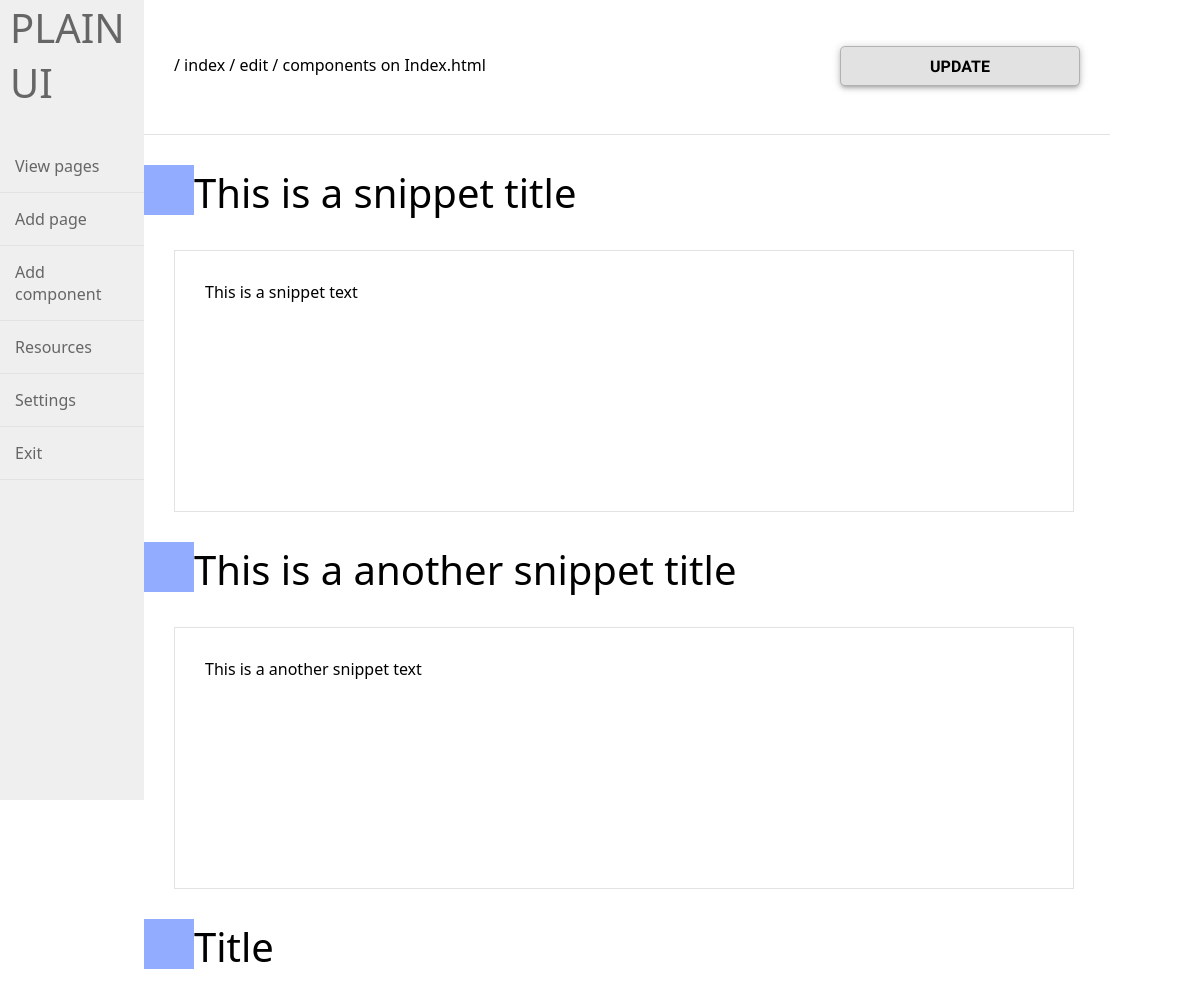
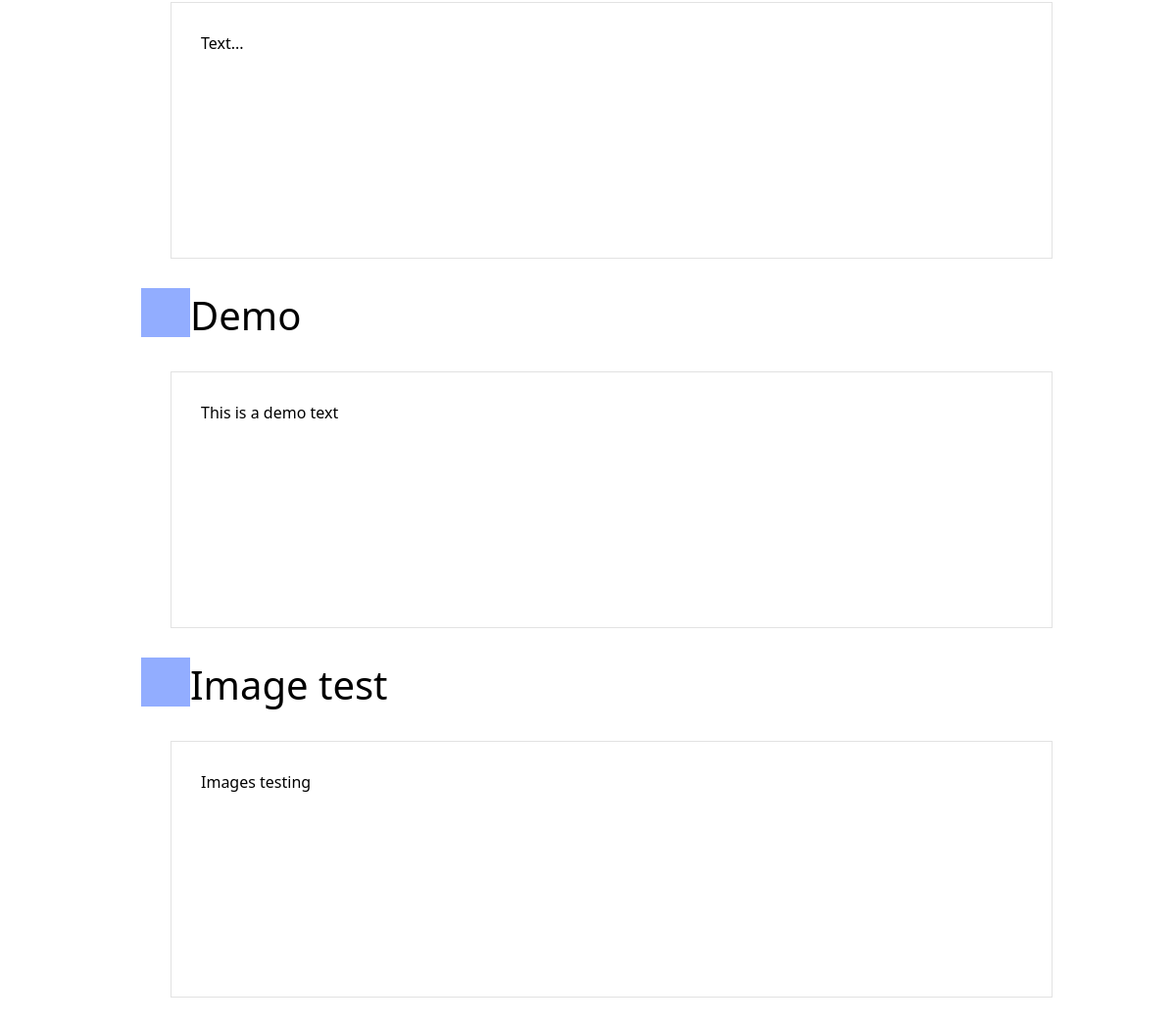
/components/edit/1/ (signed in), run on an earlier commit of the app's database (2 pictures, top to bottom).
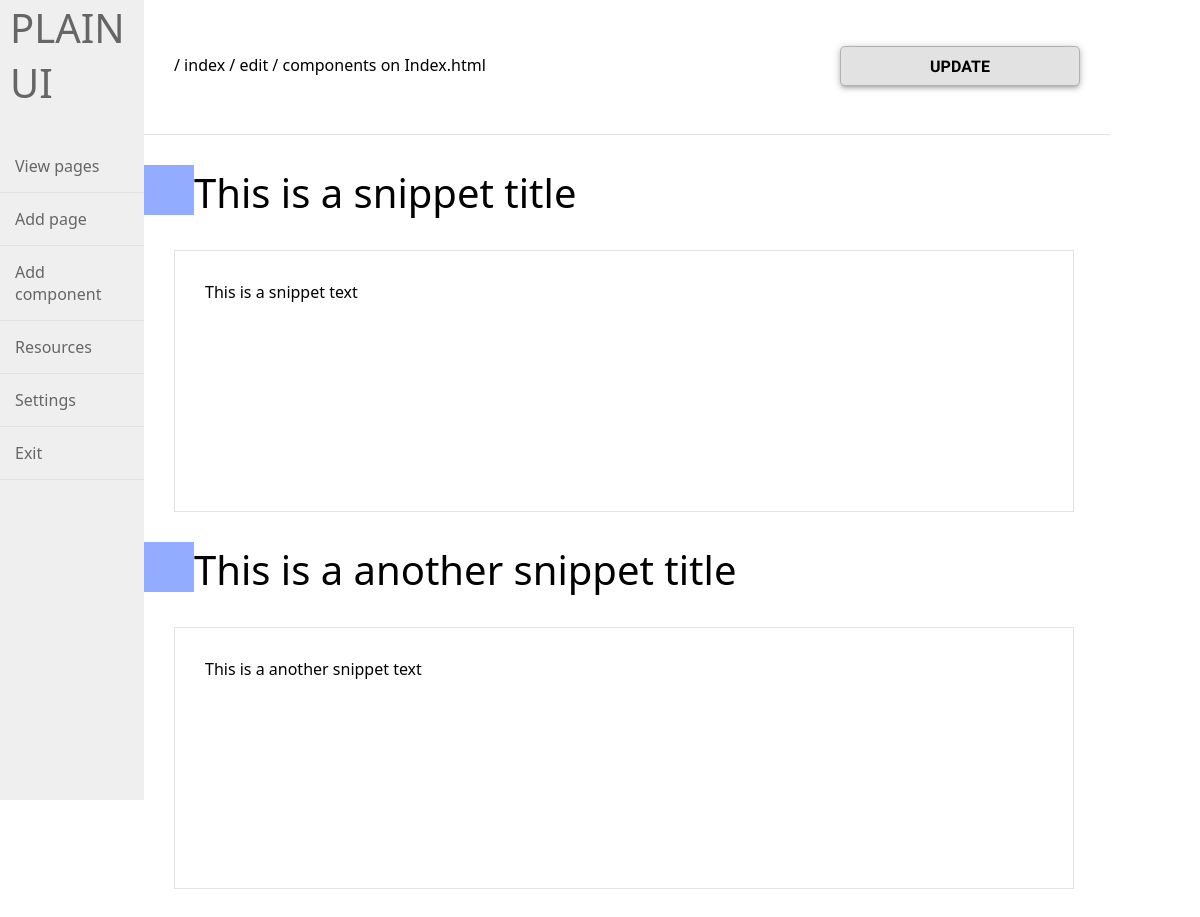
And on a later commit of the database.
### tables this page shows
CREATE TABLE `components` (
  `id` int(11) NOT NULL,
  `pid` int(11) NOT NULL,
  `component_title` tinytext NOT NULL,
  `component_text` longtext NOT NULL,
  `component_image` varchar(255) NOT NULL
);

### resources/PHP/Class.DB.php (called while the page is built, shortened)
<?php
class DB {
	private static $instance;
	private $connection;
	private function __construct() {
		$this->connection = new mysqli(HOST,USERNAME,PASSWORD,DATABASE);
		$this->connection->set_charset(CHARSET);
	}
	public static function init() {
		if(is_null(self::$instance)) {
			self::$instance = new DB();
		}
		return self::$instance;
	}
	public function __call($name, $args){
		if(method_exists($this->connection, $name)) {
			 return call_user_func_array(array($this->connection, $name), $args);
		} else {
			 trigger_error('Unknown Method ' . $name . '()', E_USER_WARNING);
			 return false;
		}
	}
}
class sql {
	protected $database;
	public function __construct() {
		$this->database = DB::init();
	}
	public function select($table,$query,$col,$value) {
		$value = isset($value) ? $value : exit;
		$q = "SELECT ".$this->clean($query,'query')." FROM ".$this->clean($table,'table')." WHERE ".$this->clean($col,'cols')." = ?";
		$stmt  = $this->database->prepare($q);
		if(is_int($value)) {
			$stmt->bind_param("i", $value);
			} else {
			$stmt->bind_param("s", $value);
		}
		if($stmt != NULL) {
			if($stmt->execute()) {
			$stmt->store_result();
			$res = [];
			$data = [];
			$array = [];
			$meta = $stmt->result_metadata();
			while($field = $meta->fetch_field()) {
				  $res[] = &$data[$field->name];
			}
			call_user_func_array(array($stmt, 'bind_result'), $res);
			$i=0;
			while($stmt->fetch()) {
				  $array[$i] = array();
				  foreach($data as $k=>$v)
				  $array[$i][$k] = $v;
				  $i++;
			}
			}
		}
		return $array;
	}
	public function intcast($int) {
		if($int >=0) {
			$int = intval($int);
			$int = (int)$int;
		}
		return (int)$int;
	}
	public function clean($string,$method='') {
		$data = '';
		switch($method) {
			case 'num':
				$data =  preg_replace('/[0-9]+/','', $string);
			break;
			case 'encode':
				$data =  htmlspecialchars($string,ENT_QUOTES,'UTF-8');
			break;
			case 'query':
				$search  = ['`','"','\'',';'];
				$replace = ['','','',''];
				$data = str_replace($search,$replace,$string);
			break;
			case 'cols':
				$search  = ['`','"','\'',';'];
				$replace = ['','','',''];
				$data = str_replace($search,$replace,$string);
			break;
			case 'table':
				$search  = ['`','"',',','\'',';','.','$','%'];
				$replace = ['','','','','','','',''];
				$data = str_replace($search,$replace,$string);
			break;
			}
		return $data;
	}
}
?>

### core/Header.php (called while the page is built, shortened)
<?php
	include("../resources/PHP/Class.DB.php");
	$db = new sql();
?>

### core/EditComponents.php (the view, shortened to what this page needs)
<?php
	include("Header.php");
	if(isset($_REQUEST['pid'])) {
		$pageid = $db->intcast($_REQUEST['pid']);
	}
	$table    = 'components';
	$column   = 'pid';
	$value    =  $pageid;
	$operator = '*';
	$result = $db->select($table,$operator,$column,$value);
	$table    = 'pages';
	$column   = 'id';
	$value    =  $pageid;
	$operator = '*';
	$result_header = $db->select($table,$operator,$column,$value);
?>
<!DOCTYPE html>
<html>
<head>
<?php include("Meta.php");?>
</head>
<body>
<div class="container">
	<header class="header">
	<?php include("Navigation.php");?>
	</header>
	<nav class="nav">
	/ index / edit / components on <?php echo $result_header[0]['page_name'];?> <input type="submit" onclick="plainui.post();" class="btn" value="update" />
	</nav>
	<article class="main">
	<form name="post" action="" method="POST" id="form" autocomplete="off" data-lpignore="true" enctype="multipart/form-data">
	<?php
	for($i=0;$i<count($result);$i++){
		if($result[$i]["component_image"] !='') {
			$image = str_replace('../','',$result[$i]["component_image"]);
				if(!file_exists(str_replace(SITE,'',$image))) {
					$image = "../../../resources/content/thumb.png";
				}
			} else {
			$image = "../../../resources/content/thumb.png";
		}
	?>
		<img src="<?php echo $image;?>" width="50" style="float:left;"/>
		<h1><div name="" contentEditable="true" id="titleditor-<?php echo $i;?>" oninput="plainui.proc('titleditor-<?php echo $i;?>','component_title_<?php echo $i;?>');"><?php echo $db->clean($result[$i]['component_title'],'encode');?></div></h1>
		<div name="component_text" contentEditable="true" name="post-message" class="texteditor" id="texteditor-<?php echo $i;?>" oninput="plainui.proc('texteditor-<?php echo $i;?>','component_text_<?php echo $i;?>');" placeholder="Write..."><?php echo $result[$i]['component_text'];?></div>
	<?php
	}
	?>
	</form>
	</article>
</div>
</body>
</html>

What changed in the data, as far as the page shows it:
removed components: component_image (picture), component_title "Title", component_text "Text..."
removed components: component_image (picture), component_title "Demo", component_text "This is a demo text"
removed components: component_image (picture), component_title "Image test", component_text "Images testing"
